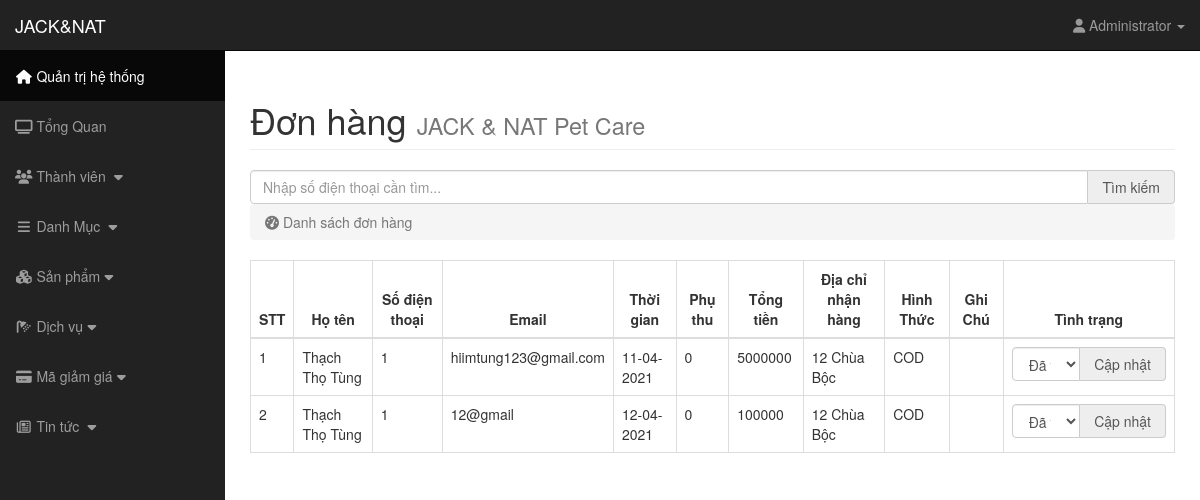
The page /backend/index.php?page=ordered2 (signed in) on the database as committed earlier.
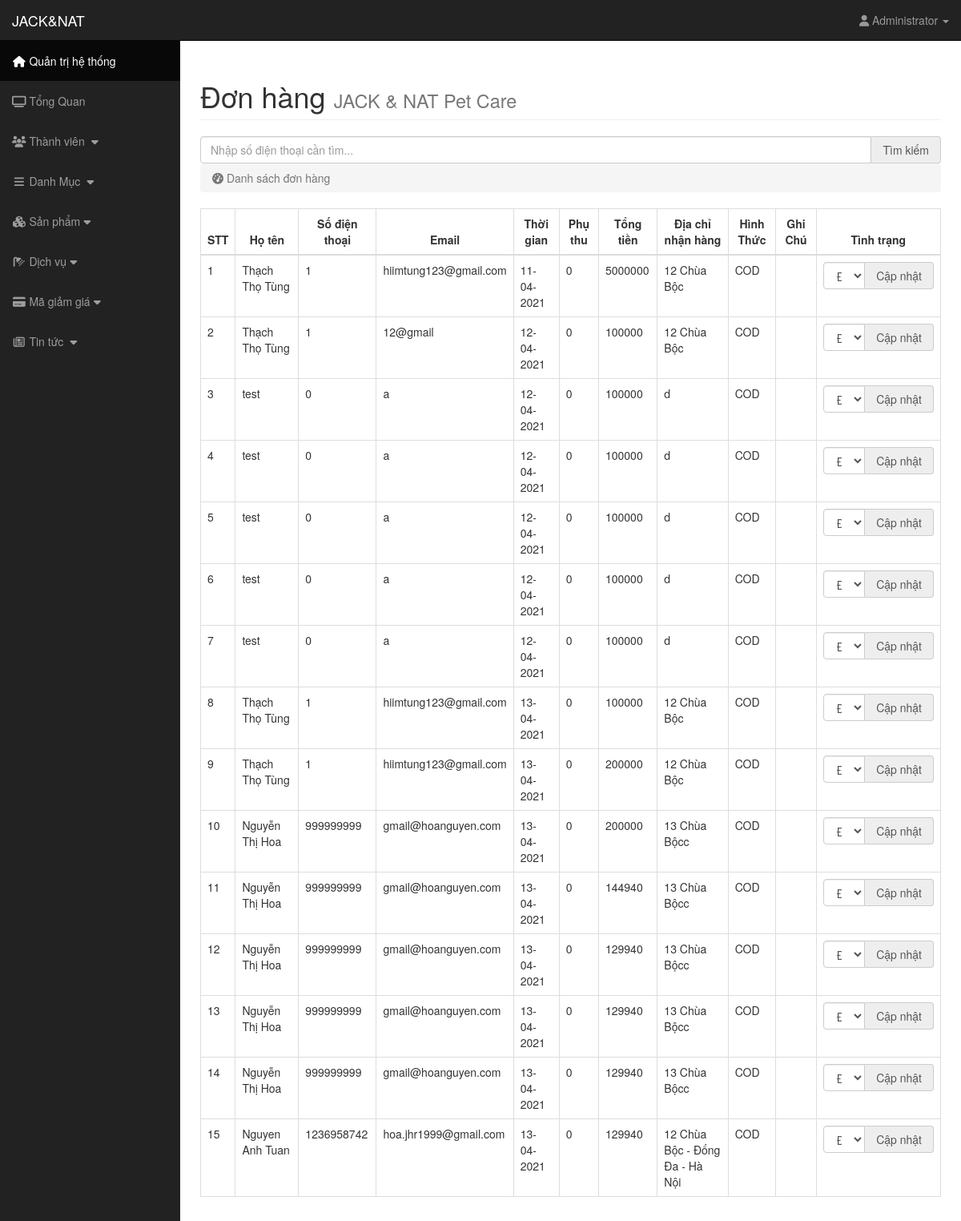
The same page on the database as committed later.
### tables this page shows
CREATE TABLE `tbl_don_dich_vu` (
  `id_don_hang` int(11) NOT NULL,
  `id_khach_hang` int(11) DEFAULT -1,
  `phu_thu` int(11) DEFAULT 0,
  `tong_tien` int(11) DEFAULT 0,
  `ten_khach_hang` text NOT NULL,
  `dia_chi` text DEFAULT NULL,
  `so_dien_thoai` int(11) NOT NULL,
  `trang_thai` int(1) NOT NULL DEFAULT 1,
  `hinh_thuc_mua_hang` varchar(11) DEFAULT NULL,
  `ghi_chu` varchar(255) DEFAULT NULL,
  `email` varchar(50) DEFAULT NULL,
  `ngay_dat` timestamp NULL DEFAULT NULL
);

### backend/views/ordered2.php (the view, shortened to what this page needs)
<?php
    if (isset($_POST['submit_search'])) {
        $key = $_POST['keyw'];
        $sql = "SELECT *FROM tbl_don_dich_vu WHERE dien_thoai LIKE '%$key%' ORDER BY id_don_hang";
    }else{
        $sql = "SELECT *FROM tbl_don_dich_vu ORDER BY id_don_hang";
    }
    $query = mysqli_query($conn, $sql);
    $count = mysqli_num_rows($query);
?>
<div class="container-fluid">
    <div class="row">
        <div class="col-lg-12">
            <h1 class="page-header">
                Đơn hàng <small>JACK & NAT Pet Care</small>
            </h1>
            <form action="" method="POST">
                <div class="input-group">
                  <input type="text" required="" placeholder="Nhập số điện thoại cần tìm..." name="keyw" class="form-control" value="<?php if(isset($key)) { echo $key; } ?>"/>
                  <span class="input-group-addon">
                      <button style="line-height: 0px; padding: 0px;" type="submit" class="" name="submit_search">Tìm kiếm</button>
                  </span>
                </div>
            </form>
            <ol class="breadcrumb">
                <li class="active">
                    <i class="fa fa-dashboard"></i> Danh sách đơn hàng
                </li>
            </ol>
        </div>
    </div>
    <div class="row">
        <div class="col-lg-12 col-xs-12 col-sm-12 col-md-12">
            <div class="table-responsive">
                <table class="table table-hover table-bordered">
                    <?php if ($count > 0) { ?>
                    <thead>
                        <tr>
                            <th class="text-center">STT</th>
                            <th class="text-center">Họ tên</th>
                            <th class="text-center">Số điện thoại</th>
                            <th class="text-center">Email </th>
                            <th class="text-center">Thời gian</th>
                            <th class="text-center">Phụ thu</th>
 			    <th class="text-center">Tổng tiền</th>
			    <th class="text-center">Địa chỉ nhận hàng</th>
                            <th class="text-center">Hình Thức</th>
			    <th class="text-center">Ghi Chú</th>
			    <th class="text-center">Tình trạng</th>
                        </tr>
                    </thead>
                    <tbody>
                        <?php
                            $stt = 0;
                            while ($row = mysqli_fetch_array($query)) {
                                 $stt += 1;
                        ?>
                            <tr>
                                <td><?php echo $stt; ?></td>
                                <td><?php echo $row['ten_khach_hang']; ?></td>
                                <td><?php echo $row['so_dien_thoai']; ?></td>
                                <td><?php echo $row['email']; ?></td>
                                <td><?php echo date('d-m-Y', strtotime($row['ngay_dat'])); ?></td>
                                <td><?php echo $row['phu_thu']; ?></td>
                               	<td><?php echo $row['tong_tien']; ?></td>
                                <td><?php echo $row['dia_chi']; ?></td>
                                <td><?php echo $row['hinh_thuc_mua_hang']; ?></td>
                                <td><?php echo $row['ghi_chu']; ?></td>
                                <td>
                                    <form action="index.php?page=ordered2&id=<?php echo $row['id_don_hang']; ?>" method="POST">
                                        <div class="input-group">
                                            <select class="form-control" name="trangThai" id="">
                                                <option value="1" <?php if(isset($row['trang_thai']) && $row['trang_thai'] == 1) { ?> selected="selected"  <?php } ?> >Đã tiếp nhận</option>
                                            </select>
                                            <span class="input-group-addon">
                                                <button onclick="return confirm('Bạn có thực sự muốn cập nhật trạng thái đặt này không?');" style="line-height: 0px; padding: 0px;" type="submit" name="submit">Cập nhật</button>
                                            </span>
                                        </div>
                                    </form>
                                </td>
                            </tr>
                        <?php
                                }
                            }
                        ?>
                    </tbody>
                </table>
            </div>
        </div>
    </div>
</div>

Rows that differ between the two databases and show on the page:
added tbl_don_dich_vu: ten_khach_hang "test", so_dien_thoai "0", email "a", ngay_dat "12-04-2021", phu_thu "0", tong_tien "100000", dia_chi "d", hinh_thuc_mua_hang "COD", trangThai "Đã tiếp nhận"
added tbl_don_dich_vu: ten_khach_hang "test", so_dien_thoai "0", email "a", ngay_dat "12-04-2021", phu_thu "0", tong_tien "100000", dia_chi "d", hinh_thuc_mua_hang "COD", trangThai "Đã tiếp nhận"
added tbl_don_dich_vu: ten_khach_hang "test", so_dien_thoai "0", email "a", ngay_dat "12-04-2021", phu_thu "0", tong_tien "100000", dia_chi "d", hinh_thuc_mua_hang "COD", trangThai "Đã tiếp nhận"
added tbl_don_dich_vu: ten_khach_hang "test", so_dien_thoai "0", email "a", ngay_dat "12-04-2021", phu_thu "0", tong_tien "100000", dia_chi "d", hinh_thuc_mua_hang "COD", trangThai "Đã tiếp nhận"
added tbl_don_dich_vu: ten_khach_hang "test", so_dien_thoai "0", email "a", ngay_dat "12-04-2021", phu_thu "0", tong_tien "100000", dia_chi "d", hinh_thuc_mua_hang "COD", trangThai "Đã tiếp nhận"
added tbl_don_dich_vu: ten_khach_hang "Thạch Thọ Tùng", so_dien_thoai "1", email "hiimtung123@gmail.com", ngay_dat "13-04-2021", phu_thu "0", tong_tien "100000", dia_chi "12 Chùa Bộc", hinh_thuc_mua_hang "COD", trangThai "Đã tiếp nhận"
added tbl_don_dich_vu: ten_khach_hang "Thạch Thọ Tùng", so_dien_thoai "1", email "hiimtung123@gmail.com", ngay_dat "13-04-2021", phu_thu "0", tong_tien "200000", dia_chi "12 Chùa Bộc", hinh_thuc_mua_hang "COD", trangThai "Đã tiếp nhận"
added tbl_don_dich_vu: ten_khach_hang "Nguyễn Thị Hoa", so_dien_thoai "999999999", email "gmail@hoanguyen.com", ngay_dat "13-04-2021", phu_thu "0", tong_tien "200000", dia_chi "13 Chùa Bộcc", hinh_thuc_mua_hang "COD", trangThai "Đã tiếp nhận"
added tbl_don_dich_vu: ten_khach_hang "Nguyễn Thị Hoa", so_dien_thoai "999999999", email "gmail@hoanguyen.com", ngay_dat "13-04-2021", phu_thu "0", tong_tien "144940", dia_chi "13 Chùa Bộcc", hinh_thuc_mua_hang "COD", trangThai "Đã tiếp nhận"
added tbl_don_dich_vu: ten_khach_hang "Nguyễn Thị Hoa", so_dien_thoai "999999999", email "gmail@hoanguyen.com", ngay_dat "13-04-2021", phu_thu "0", tong_tien "129940", dia_chi "13 Chùa Bộcc", hinh_thuc_mua_hang "COD", trangThai "Đã tiếp nhận"
added tbl_don_dich_vu: ten_khach_hang "Nguyễn Thị Hoa", so_dien_thoai "999999999", email "gmail@hoanguyen.com", ngay_dat "13-04-2021", phu_thu "0", tong_tien "129940", dia_chi "13 Chùa Bộcc", hinh_thuc_mua_hang "COD", trangThai "Đã tiếp nhận"
added tbl_don_dich_vu: ten_khach_hang "Nguyễn Thị Hoa", so_dien_thoai "999999999", email "gmail@hoanguyen.com", ngay_dat "13-04-2021", phu_thu "0", tong_tien "129940", dia_chi "13 Chùa Bộcc", hinh_thuc_mua_hang "COD", trangThai "Đã tiếp nhận"
added tbl_don_dich_vu: ten_khach_hang "Nguyen Anh Tuan", so_dien_thoai "1236958742", email "hoa.jhr1999@gmail.com", ngay_dat "13-04-2021", phu_thu "0", tong_tien "129940", dia_chi "12 Chùa Bộc - Đống Đa - Hà Nội", hinh_thuc_mua_hang "COD", trangThai "Đã tiếp nhận"
